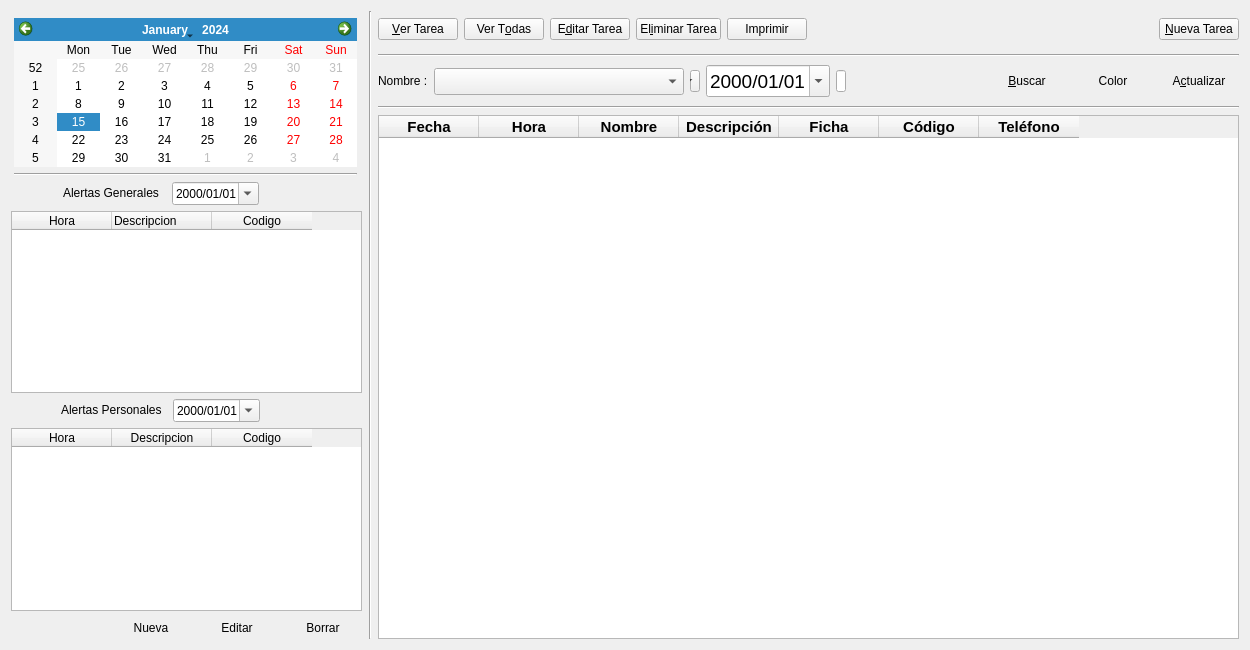
<?xml version="1.0" encoding="UTF-8"?>
<ui version="4.0">
 <class>agenda_ui</class>
 <widget class="QWidget" name="agenda_ui">
  <property name="geometry">
   <rect>
    <x>0</x>
    <y>0</y>
    <width>1250</width>
    <height>650</height>
   </rect>
  </property>
  <property name="sizeIncrement">
   <size>
    <width>19</width>
    <height>18</height>
   </size>
  </property>
  <property name="windowTitle">
   <string>Form</string>
  </property>
  <layout class="QGridLayout" name="gridLayout_11">
   <item row="0" column="0">
    <layout class="QGridLayout" name="gridLayout_10">
     <item row="0" column="0">
      <layout class="QGridLayout" name="gridLayout_9">
       <item row="0" column="0">
        <spacer name="horizontalSpacer_2">
         <property name="orientation">
          <enum>Qt::Horizontal</enum>
         </property>
         <property name="sizeType">
          <enum>QSizePolicy::Fixed</enum>
         </property>
         <property name="sizeHint" stdset="0">
          <size>
           <width>351</width>
           <height>7</height>
          </size>
         </property>
        </spacer>
       </item>
       <item row="1" column="0">
        <layout class="QGridLayout" name="gridLayout_6">
         <item row="1" column="0">
          <widget class="QTableWidget" name="tableWidget_Alert">
           <property name="sizePolicy">
            <sizepolicy hsizetype="Expanding" vsizetype="Expanding">
             <horstretch>0</horstretch>
             <verstretch>0</verstretch>
            </sizepolicy>
           </property>
           <property name="minimumSize">
            <size>
             <width>0</width>
             <height>0</height>
            </size>
           </property>
           <property name="maximumSize">
            <size>
             <width>351</width>
             <height>16777215</height>
            </size>
           </property>
           <property name="wordWrap">
            <bool>true</bool>
           </property>
           <column>
            <property name="text">
             <string>Hora</string>
            </property>
           </column>
           <column>
            <property name="text">
             <string>Descripcion</string>
            </property>
            <property name="textAlignment">
             <set>AlignLeft|AlignVCenter</set>
            </property>
           </column>
           <column>
            <property name="text">
             <string>Codigo</string>
            </property>
           </column>
          </widget>
         </item>
         <item row="2" column="0">
          <layout class="QGridLayout" name="gridLayout_7">
           <item row="0" column="0">
            <widget class="QPushButton" name="pushButton_show_SelectAlert_Personales_4">
             <property name="sizePolicy">
              <sizepolicy hsizetype="Fixed" vsizetype="Fixed">
               <horstretch>0</horstretch>
               <verstretch>0</verstretch>
              </sizepolicy>
             </property>
             <property name="text">
              <string/>
             </property>
             <property name="icon">
              <iconset resource="rc.qrc">
               <normaloff>:/new/playback_reload.png</normaloff>:/new/playback_reload.png</iconset>
             </property>
             <property name="flat">
              <bool>true</bool>
             </property>
            </widget>
           </item>
           <item row="0" column="1">
            <widget class="QLabel" name="label_3">
             <property name="sizePolicy">
              <sizepolicy hsizetype="Fixed" vsizetype="Fixed">
               <horstretch>0</horstretch>
               <verstretch>0</verstretch>
              </sizepolicy>
             </property>
             <property name="text">
              <string>Alertas Personales </string>
             </property>
            </widget>
           </item>
           <item row="0" column="2">
            <widget class="QDateEdit" name="dateEdit_Alerta_Personales">
             <property name="sizePolicy">
              <sizepolicy hsizetype="Fixed" vsizetype="Fixed">
               <horstretch>0</horstretch>
               <verstretch>0</verstretch>
              </sizepolicy>
             </property>
             <property name="currentSection">
              <enum>QDateTimeEdit::YearSection</enum>
             </property>
             <property name="displayFormat">
              <string>yyyy/MM/dd</string>
             </property>
             <property name="calendarPopup">
              <bool>true</bool>
             </property>
            </widget>
           </item>
           <item row="0" column="3">
            <widget class="QPushButton" name="pushButton_Alert_Personal_show">
             <property name="sizePolicy">
              <sizepolicy hsizetype="Fixed" vsizetype="Fixed">
               <horstretch>0</horstretch>
               <verstretch>0</verstretch>
              </sizepolicy>
             </property>
             <property name="text">
              <string/>
             </property>
             <property name="icon">
              <iconset resource="rc.qrc">
               <normaloff>:/new/zoom.png</normaloff>:/new/zoom.png</iconset>
             </property>
             <property name="iconSize">
              <size>
               <width>16</width>
               <height>16</height>
              </size>
             </property>
             <property name="flat">
              <bool>true</bool>
             </property>
            </widget>
           </item>
           <item row="0" column="4">
            <widget class="QPushButton" name="pushButton_Alert_Personal_changeColor">
             <property name="sizePolicy">
              <sizepolicy hsizetype="Fixed" vsizetype="Fixed">
               <horstretch>0</horstretch>
               <verstretch>0</verstretch>
              </sizepolicy>
             </property>
             <property name="text">
              <string/>
             </property>
             <property name="icon">
              <iconset resource="rc.qrc">
               <normaloff>:/new/color_swatch.png</normaloff>:/new/color_swatch.png</iconset>
             </property>
             <property name="iconSize">
              <size>
               <width>16</width>
               <height>16</height>
              </size>
             </property>
             <property name="flat">
              <bool>true</bool>
             </property>
            </widget>
           </item>
          </layout>
         </item>
         <item row="3" column="0">
          <widget class="QTableWidget" name="tableWidget_Alert_Personales">
           <property name="sizePolicy">
            <sizepolicy hsizetype="Expanding" vsizetype="Expanding">
             <horstretch>0</horstretch>
             <verstretch>0</verstretch>
            </sizepolicy>
           </property>
           <property name="minimumSize">
            <size>
             <width>0</width>
             <height>0</height>
            </size>
           </property>
           <property name="maximumSize">
            <size>
             <width>351</width>
             <height>16777215</height>
            </size>
           </property>
           <property name="wordWrap">
            <bool>true</bool>
           </property>
           <column>
            <property name="text">
             <string>Hora</string>
            </property>
           </column>
           <column>
            <property name="text">
             <string>Descripcion</string>
            </property>
           </column>
           <column>
            <property name="text">
             <string>Codigo</string>
            </property>
           </column>
          </widget>
         </item>
         <item row="4" column="0">
          <layout class="QGridLayout" name="gridLayout_8">
           <item row="0" column="1">
            <spacer name="horizontalSpacer">
             <property name="orientation">
              <enum>Qt::Horizontal</enum>
             </property>
             <property name="sizeType">
              <enum>QSizePolicy::Fixed</enum>
             </property>
             <property name="sizeHint" stdset="0">
              <size>
               <width>100</width>
               <height>20</height>
              </size>
             </property>
            </spacer>
           </item>
           <item row="0" column="3">
            <widget class="QPushButton" name="pushButton_Alert_Personales_edit">
             <property name="sizePolicy">
              <sizepolicy hsizetype="Fixed" vsizetype="Fixed">
               <horstretch>0</horstretch>
               <verstretch>0</verstretch>
              </sizepolicy>
             </property>
             <property name="text">
              <string>Editar</string>
             </property>
             <property name="icon">
              <iconset resource="rc.qrc">
               <normaloff>:/new/doc_edit.png</normaloff>:/new/doc_edit.png</iconset>
             </property>
             <property name="iconSize">
              <size>
               <width>16</width>
               <height>16</height>
              </size>
             </property>
             <property name="flat">
              <bool>true</bool>
             </property>
            </widget>
           </item>
           <item row="0" column="2">
            <widget class="QPushButton" name="pushButton_Alert_Personales_add">
             <property name="sizePolicy">
              <sizepolicy hsizetype="Fixed" vsizetype="Fixed">
               <horstretch>0</horstretch>
               <verstretch>0</verstretch>
              </sizepolicy>
             </property>
             <property name="text">
              <string>Nueva</string>
             </property>
             <property name="icon">
              <iconset resource="rc.qrc">
               <normaloff>:/new/round_plus.png</normaloff>:/new/round_plus.png</iconset>
             </property>
             <property name="iconSize">
              <size>
               <width>16</width>
               <height>16</height>
              </size>
             </property>
             <property name="flat">
              <bool>true</bool>
             </property>
            </widget>
           </item>
           <item row="0" column="4">
            <widget class="QPushButton" name="pushButton_Alert_Personales_remove">
             <property name="sizePolicy">
              <sizepolicy hsizetype="Fixed" vsizetype="Fixed">
               <horstretch>0</horstretch>
               <verstretch>0</verstretch>
              </sizepolicy>
             </property>
             <property name="text">
              <string>Borrar</string>
             </property>
             <property name="icon">
              <iconset resource="rc.qrc">
               <normaloff>:/new/trash.png</normaloff>:/new/trash.png</iconset>
             </property>
             <property name="iconSize">
              <size>
               <width>16</width>
               <height>16</height>
              </size>
             </property>
             <property name="flat">
              <bool>true</bool>
             </property>
            </widget>
           </item>
          </layout>
         </item>
         <item row="0" column="0">
          <layout class="QGridLayout" name="gridLayout">
           <item row="2" column="0">
            <widget class="QPushButton" name="pushButton_show_SelectAlert">
             <property name="sizePolicy">
              <sizepolicy hsizetype="Fixed" vsizetype="Fixed">
               <horstretch>0</horstretch>
               <verstretch>0</verstretch>
              </sizepolicy>
             </property>
             <property name="cursor">
              <cursorShape>ArrowCursor</cursorShape>
             </property>
             <property name="text">
              <string/>
             </property>
             <property name="icon">
              <iconset resource="rc.qrc">
               <normaloff>:/new/playback_reload.png</normaloff>:/new/playback_reload.png</iconset>
             </property>
             <property name="flat">
              <bool>true</bool>
             </property>
            </widget>
           </item>
           <item row="2" column="1">
            <widget class="QLabel" name="label_2">
             <property name="sizePolicy">
              <sizepolicy hsizetype="Fixed" vsizetype="Fixed">
               <horstretch>0</horstretch>
               <verstretch>0</verstretch>
              </sizepolicy>
             </property>
             <property name="text">
              <string>Alertas Generales </string>
             </property>
            </widget>
           </item>
           <item row="2" column="2">
            <widget class="QDateEdit" name="dateEdit_Alerta">
             <property name="sizePolicy">
              <sizepolicy hsizetype="Fixed" vsizetype="Fixed">
               <horstretch>0</horstretch>
               <verstretch>0</verstretch>
              </sizepolicy>
             </property>
             <property name="currentSection">
              <enum>QDateTimeEdit::YearSection</enum>
             </property>
             <property name="displayFormat">
              <string>yyyy/MM/dd</string>
             </property>
             <property name="calendarPopup">
              <bool>true</bool>
             </property>
            </widget>
           </item>
           <item row="2" column="3">
            <widget class="QPushButton" name="pushButton_Alerta_General_show">
             <property name="sizePolicy">
              <sizepolicy hsizetype="Fixed" vsizetype="Fixed">
               <horstretch>0</horstretch>
               <verstretch>0</verstretch>
              </sizepolicy>
             </property>
             <property name="text">
              <string/>
             </property>
             <property name="icon">
              <iconset resource="rc.qrc">
               <normaloff>:/new/zoom.png</normaloff>:/new/zoom.png</iconset>
             </property>
             <property name="iconSize">
              <size>
               <width>16</width>
               <height>16</height>
              </size>
             </property>
             <property name="flat">
              <bool>true</bool>
             </property>
            </widget>
           </item>
           <item row="2" column="4">
            <widget class="QPushButton" name="pushButton_AlertaGeneral_changeColor">
             <property name="enabled">
              <bool>true</bool>
             </property>
             <property name="sizePolicy">
              <sizepolicy hsizetype="Fixed" vsizetype="Fixed">
               <horstretch>0</horstretch>
               <verstretch>0</verstretch>
              </sizepolicy>
             </property>
             <property name="text">
              <string/>
             </property>
             <property name="icon">
              <iconset resource="rc.qrc">
               <normaloff>:/new/color_swatch.png</normaloff>:/new/color_swatch.png</iconset>
             </property>
             <property name="iconSize">
              <size>
               <width>16</width>
               <height>16</height>
              </size>
             </property>
             <property name="autoDefault">
              <bool>false</bool>
             </property>
             <property name="default">
              <bool>false</bool>
             </property>
             <property name="flat">
              <bool>true</bool>
             </property>
            </widget>
           </item>
           <item row="0" column="0" colspan="5">
            <widget class="QCalendarWidget" name="calendarWidget"/>
           </item>
           <item row="1" column="0" colspan="5">
            <widget class="Line" name="line_3">
             <property name="orientation">
              <enum>Qt::Horizontal</enum>
             </property>
            </widget>
           </item>
          </layout>
         </item>
        </layout>
       </item>
      </layout>
     </item>
     <item row="0" column="1">
      <widget class="Line" name="line_2">
       <property name="sizePolicy">
        <sizepolicy hsizetype="Fixed" vsizetype="Expanding">
         <horstretch>0</horstretch>
         <verstretch>0</verstretch>
        </sizepolicy>
       </property>
       <property name="frameShadow">
        <enum>QFrame::Sunken</enum>
       </property>
       <property name="lineWidth">
        <number>1</number>
       </property>
       <property name="orientation">
        <enum>Qt::Vertical</enum>
       </property>
      </widget>
     </item>
     <item row="0" column="2">
      <layout class="QGridLayout" name="gridLayout_5">
       <item row="0" column="0">
        <layout class="QGridLayout" name="gridLayout_3">
         <item row="0" column="0">
          <widget class="QPushButton" name="pushButton_showTask">
           <property name="sizePolicy">
            <sizepolicy hsizetype="Fixed" vsizetype="Fixed">
             <horstretch>0</horstretch>
             <verstretch>0</verstretch>
            </sizepolicy>
           </property>
           <property name="text">
            <string>&amp;Ver Tarea</string>
           </property>
           <property name="icon">
            <iconset resource="rc.qrc">
             <normaloff>:/new/file_search.png</normaloff>:/new/file_search.png</iconset>
           </property>
           <property name="iconSize">
            <size>
             <width>20</width>
             <height>20</height>
            </size>
           </property>
           <property name="shortcut">
            <string>Alt+V</string>
           </property>
           <property name="checkable">
            <bool>false</bool>
           </property>
           <property name="autoRepeat">
            <bool>true</bool>
           </property>
           <property name="autoDefault">
            <bool>false</bool>
           </property>
           <property name="default">
            <bool>false</bool>
           </property>
           <property name="flat">
            <bool>false</bool>
           </property>
          </widget>
         </item>
         <item row="0" column="1">
          <widget class="QPushButton" name="pushButton_showAll">
           <property name="sizePolicy">
            <sizepolicy hsizetype="Fixed" vsizetype="Fixed">
             <horstretch>0</horstretch>
             <verstretch>0</verstretch>
            </sizepolicy>
           </property>
           <property name="statusTip">
            <string/>
           </property>
           <property name="accessibleName">
            <string notr="true"/>
           </property>
           <property name="accessibleDescription">
            <string notr="true"/>
           </property>
           <property name="text">
            <string>Ver T&amp;odas</string>
           </property>
           <property name="icon">
            <iconset resource="rc.qrc">
             <normaloff>:/new/old-edit-find.png</normaloff>:/new/old-edit-find.png</iconset>
           </property>
           <property name="iconSize">
            <size>
             <width>20</width>
             <height>20</height>
            </size>
           </property>
           <property name="shortcut">
            <string notr="true" extracomment="Para Mostrar todos">Alt+O</string>
           </property>
           <property name="checkable">
            <bool>false</bool>
           </property>
           <property name="checked">
            <bool>false</bool>
           </property>
           <property name="autoRepeat">
            <bool>false</bool>
           </property>
           <property name="autoExclusive">
            <bool>false</bool>
           </property>
           <property name="autoDefault">
            <bool>false</bool>
           </property>
           <property name="default">
            <bool>false</bool>
           </property>
           <property name="flat">
            <bool>false</bool>
           </property>
          </widget>
         </item>
         <item row="0" column="2">
          <widget class="QPushButton" name="pushButton_editTask">
           <property name="sizePolicy">
            <sizepolicy hsizetype="Fixed" vsizetype="Fixed">
             <horstretch>0</horstretch>
             <verstretch>0</verstretch>
            </sizepolicy>
           </property>
           <property name="text">
            <string>E&amp;ditar Tarea</string>
           </property>
           <property name="icon">
            <iconset resource="rc.qrc">
             <normaloff>:/new/application.png</normaloff>:/new/application.png</iconset>
           </property>
           <property name="iconSize">
            <size>
             <width>20</width>
             <height>20</height>
            </size>
           </property>
           <property name="shortcut">
            <string>Alt+D</string>
           </property>
           <property name="autoExclusive">
            <bool>true</bool>
           </property>
          </widget>
         </item>
         <item row="0" column="4">
          <widget class="QPushButton" name="pushButton_deleteTask">
           <property name="sizePolicy">
            <sizepolicy hsizetype="Fixed" vsizetype="Fixed">
             <horstretch>0</horstretch>
             <verstretch>0</verstretch>
            </sizepolicy>
           </property>
           <property name="text">
            <string>El&amp;iminar Tarea</string>
           </property>
           <property name="icon">
            <iconset resource="rc.qrc">
             <normaloff>:/new/file_delete.png</normaloff>:/new/file_delete.png</iconset>
           </property>
           <property name="iconSize">
            <size>
             <width>20</width>
             <height>20</height>
            </size>
           </property>
           <property name="shortcut">
            <string>Alt+I</string>
           </property>
          </widget>
         </item>
         <item row="0" column="6">
          <spacer name="horizontalSpacer_4">
           <property name="orientation">
            <enum>Qt::Horizontal</enum>
           </property>
           <property name="sizeHint" stdset="0">
            <size>
             <width>1500</width>
             <height>37</height>
            </size>
           </property>
          </spacer>
         </item>
         <item row="0" column="7">
          <widget class="QPushButton" name="pushButton_newTask">
           <property name="sizePolicy">
            <sizepolicy hsizetype="Fixed" vsizetype="Fixed">
             <horstretch>0</horstretch>
             <verstretch>0</verstretch>
            </sizepolicy>
           </property>
           <property name="text">
            <string>&amp;Nueva Tarea</string>
           </property>
           <property name="icon">
            <iconset resource="rc.qrc">
             <normaloff>:/new/file_add.png</normaloff>:/new/file_add.png</iconset>
           </property>
           <property name="iconSize">
            <size>
             <width>20</width>
             <height>20</height>
            </size>
           </property>
           <property name="shortcut">
            <string>Alt+N</string>
           </property>
          </widget>
         </item>
         <item row="0" column="5">
          <widget class="QPushButton" name="pushButton_printList">
           <property name="text">
            <string>Imprimir</string>
           </property>
           <property name="icon">
            <iconset resource="rc.qrc">
             <normaloff>:/new/printer.png</normaloff>:/new/printer.png</iconset>
           </property>
          </widget>
         </item>
        </layout>
       </item>
       <item row="1" column="0">
        <widget class="Line" name="line">
         <property name="sizePolicy">
          <sizepolicy hsizetype="Minimum" vsizetype="Fixed">
           <horstretch>0</horstretch>
           <verstretch>0</verstretch>
          </sizepolicy>
         </property>
         <property name="orientation">
          <enum>Qt::Horizontal</enum>
         </property>
        </widget>
       </item>
       <item row="2" column="0">
        <layout class="QGridLayout" name="gridLayout_2">
         <item row="0" column="1">
          <widget class="QComboBox" name="comboBox_Names">
           <property name="sizePolicy">
            <sizepolicy hsizetype="Expanding" vsizetype="Fixed">
             <horstretch>0</horstretch>
             <verstretch>0</verstretch>
            </sizepolicy>
           </property>
           <property name="minimumSize">
            <size>
             <width>250</width>
             <height>0</height>
            </size>
           </property>
           <property name="maximumSize">
            <size>
             <width>350</width>
             <height>16777215</height>
            </size>
           </property>
           <property name="font">
            <font>
             <pointsize>12</pointsize>
            </font>
           </property>
          </widget>
         </item>
         <item row="0" column="2">
          <widget class="QComboBox" name="comboBox_dni">
           <property name="sizePolicy">
            <sizepolicy hsizetype="Fixed" vsizetype="Fixed">
             <horstretch>0</horstretch>
             <verstretch>0</verstretch>
            </sizepolicy>
           </property>
           <property name="minimumSize">
            <size>
             <width>10</width>
             <height>0</height>
            </size>
           </property>
           <property name="maximumSize">
            <size>
             <width>10</width>
             <height>16777215</height>
            </size>
           </property>
          </widget>
         </item>
         <item row="0" column="3">
          <widget class="QDateEdit" name="dateEdit_Agenda">
           <property name="font">
            <font>
             <pointsize>14</pointsize>
            </font>
           </property>
           <property name="currentSection">
            <enum>QDateTimeEdit::YearSection</enum>
           </property>
           <property name="displayFormat">
            <string>yyyy/MM/dd</string>
           </property>
           <property name="calendarPopup">
            <bool>true</bool>
           </property>
          </widget>
         </item>
         <item row="0" column="4">
          <widget class="QLineEdit" name="lineEdit_codigo">
           <property name="sizePolicy">
            <sizepolicy hsizetype="Fixed" vsizetype="Fixed">
             <horstretch>0</horstretch>
             <verstretch>0</verstretch>
            </sizepolicy>
           </property>
           <property name="maximumSize">
            <size>
             <width>10</width>
             <height>16777215</height>
            </size>
           </property>
          </widget>
         </item>
         <item row="0" column="6">
          <widget class="QPushButton" name="pushButton_show_Agenda">
           <property name="text">
            <string>&amp;Buscar</string>
           </property>
           <property name="icon">
            <iconset resource="rc.qrc">
             <normaloff>:/new/zoom.png</normaloff>:/new/zoom.png</iconset>
           </property>
           <property name="iconSize">
            <size>
             <width>20</width>
             <height>20</height>
            </size>
           </property>
           <property name="shortcut">
            <string>Alt+B</string>
           </property>
           <property name="flat">
            <bool>true</bool>
           </property>
          </widget>
         </item>
         <item row="0" column="7">
          <widget class="QPushButton" name="pushButton_agenda_changeColor">
           <property name="enabled">
            <bool>true</bool>
           </property>
           <property name="sizePolicy">
            <sizepolicy hsizetype="Fixed" vsizetype="Fixed">
             <horstretch>0</horstretch>
             <verstretch>0</verstretch>
            </sizepolicy>
           </property>
           <property name="text">
            <string>Color</string>
           </property>
           <property name="icon">
            <iconset resource="rc.qrc">
             <normaloff>:/new/color_swatch.png</normaloff>:/new/color_swatch.png</iconset>
           </property>
           <property name="iconSize">
            <size>
             <width>20</width>
             <height>20</height>
            </size>
           </property>
           <property name="autoDefault">
            <bool>false</bool>
           </property>
           <property name="default">
            <bool>false</bool>
           </property>
           <property name="flat">
            <bool>true</bool>
           </property>
          </widget>
         </item>
         <item row="0" column="8">
          <widget class="QPushButton" name="pushButton_update_Agenda">
           <property name="sizePolicy">
            <sizepolicy hsizetype="Fixed" vsizetype="Fixed">
             <horstretch>0</horstretch>
             <verstretch>0</verstretch>
            </sizepolicy>
           </property>
           <property name="autoFillBackground">
            <bool>false</bool>
           </property>
           <property name="text">
            <string>A&amp;ctualizar</string>
           </property>
           <property name="icon">
            <iconset resource="rc.qrc">
             <normaloff>:/new/playback_reload.png</normaloff>:/new/playback_reload.png</iconset>
           </property>
           <property name="iconSize">
            <size>
             <width>16</width>
             <height>16</height>
            </size>
           </property>
           <property name="shortcut">
            <string>Alt+C</string>
           </property>
           <property name="checkable">
            <bool>false</bool>
           </property>
           <property name="autoRepeat">
            <bool>false</bool>
           </property>
           <property name="autoExclusive">
            <bool>false</bool>
           </property>
           <property name="autoDefault">
            <bool>false</bool>
           </property>
           <property name="default">
            <bool>false</bool>
           </property>
           <property name="flat">
            <bool>true</bool>
           </property>
          </widget>
         </item>
         <item row="0" column="0">
          <widget class="QLabel" name="label_4">
           <property name="sizePolicy">
            <sizepolicy hsizetype="Fixed" vsizetype="Fixed">
             <horstretch>0</horstretch>
             <verstretch>0</verstretch>
            </sizepolicy>
           </property>
           <property name="text">
            <string>Nombre :</string>
           </property>
          </widget>
         </item>
         <item row="0" column="5">
          <spacer name="horizontalSpacer_5">
           <property name="orientation">
            <enum>Qt::Horizontal</enum>
           </property>
           <property name="sizeHint" stdset="0">
            <size>
             <width>48</width>
             <height>37</height>
            </size>
           </property>
          </spacer>
         </item>
        </layout>
       </item>
       <item row="3" column="0">
        <layout class="QGridLayout" name="gridLayout_4">
         <item row="0" column="0">
          <widget class="Line" name="line_4">
           <property name="sizePolicy">
            <sizepolicy hsizetype="Expanding" vsizetype="Fixed">
             <horstretch>0</horstretch>
             <verstretch>0</verstretch>
            </sizepolicy>
           </property>
           <property name="orientation">
            <enum>Qt::Horizontal</enum>
           </property>
          </widget>
         </item>
         <item row="1" column="0">
          <widget class="QTableWidget" name="tablaView_Agend">
           <property name="font">
            <font>
             <pointsize>11</pointsize>
             <weight>75</weight>
             <bold>true</bold>
            </font>
           </property>
           <property name="frameShape">
            <enum>QFrame::StyledPanel</enum>
           </property>
           <property name="frameShadow">
            <enum>QFrame::Plain</enum>
           </property>
           <property name="midLineWidth">
            <number>1</number>
           </property>
           <property name="sortingEnabled">
            <bool>true</bool>
           </property>
           <column>
            <property name="text">
             <string>Fecha</string>
            </property>
           </column>
           <column>
            <property name="text">
             <string>Hora</string>
            </property>
           </column>
           <column>
            <property name="text">
             <string>Nombre</string>
            </property>
           </column>
           <column>
            <property name="text">
             <string>Descripción</string>
            </property>
           </column>
           <column>
            <property name="text">
             <string>Ficha</string>
            </property>
           </column>
           <column>
            <property name="text">
             <string>Código</string>
            </property>
           </column>
           <column>
            <property name="text">
             <string>Teléfono</string>
            </property>
           </column>
          </widget>
         </item>
        </layout>
       </item>
      </layout>
     </item>
    </layout>
   </item>
  </layout>
 </widget>
 <tabstops>
  <tabstop>pushButton_show_SelectAlert</tabstop>
  <tabstop>dateEdit_Alerta</tabstop>
  <tabstop>pushButton_Alerta_General_show</tabstop>
  <tabstop>pushButton_AlertaGeneral_changeColor</tabstop>
  <tabstop>tableWidget_Alert</tabstop>
  <tabstop>pushButton_show_SelectAlert_Personales_4</tabstop>
  <tabstop>dateEdit_Alerta_Personales</tabstop>
  <tabstop>pushButton_Alert_Personal_show</tabstop>
  <tabstop>pushButton_Alert_Personal_changeColor</tabstop>
  <tabstop>tableWidget_Alert_Personales</tabstop>
  <tabstop>pushButton_Alert_Personales_edit</tabstop>
  <tabstop>pushButton_showTask</tabstop>
  <tabstop>pushButton_showAll</tabstop>
  <tabstop>pushButton_editTask</tabstop>
  <tabstop>pushButton_newTask</tabstop>
  <tabstop>comboBox_Names</tabstop>
  <tabstop>comboBox_dni</tabstop>
  <tabstop>lineEdit_codigo</tabstop>
  <tabstop>pushButton_update_Agenda</tabstop>
  <tabstop>dateEdit_Agenda</tabstop>
  <tabstop>pushButton_show_Agenda</tabstop>
  <tabstop>pushButton_agenda_changeColor</tabstop>
  <tabstop>tablaView_Agend</tabstop>
 </tabstops>
 <resources>
  <include location="rc.qrc"/>
 </resources>
 <connections/>
</ui>
